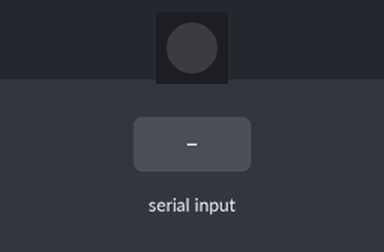
Bench run of a sketch on a simulated ESP32-C6. On the bench: 1 RGB LEDs in strip order, left to right. The inputs (shaded band) are chosen by the test bench. Dim RGB values are drawn brighter than linear; random numbers use the default seed unless the sketch sets one; nothing arrives over Bluetooth unless stated; what the sketch prints to the serial monitor is not drawn.

Above: at 2.8 s.
2.9 s: "ON\n" received over the second serial link
At 4.2 s:
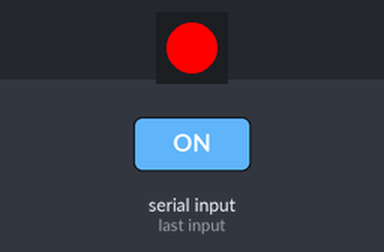
4.5 s: "#90\n" received over the second serial link
At 5.8 s:
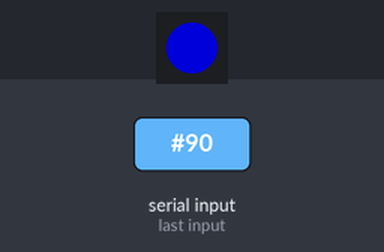
6.5 s: "OFF\n" received over the second serial link
At 7.4 s:
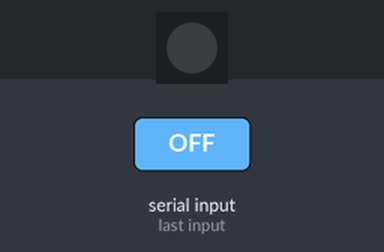
Timing chart, 0 to 9.5 s (numbered marks = the images above; inputs shaded):
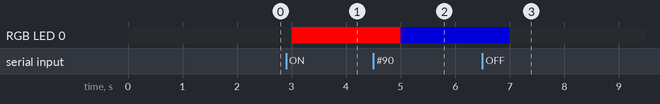

The sketch:

Fase1_c6.ino
```cpp
#include <WiFi.h>           // Incluido aunque no se use, necesario en algunos entornos
#include "BluetoothSerial.h"
#include <Adafruit_NeoPixel.h>

#define LED_PIN 8
#define NUM_LEDS 1

BluetoothSerial SerialBT;
Adafruit_NeoPixel rgb(NUM_LEDS, LED_PIN, NEO_GRB + NEO_KHZ800);

void setup() {
  Serial.begin(115200);
  SerialBT.begin("ESP32C6_BT");
  rgb.begin();
  rgb.show();  // Apaga al inicio
  Serial.println("Bluetooth listo en ESP32-C6. Conéctate desde el celular.");
}

void setColor(int r, int g, int b) {
  rgb.setPixelColor(0, rgb.Color(r, g, b));
  rgb.show();
}

void loop() {
  if (SerialBT.available()) {
    String msg = SerialBT.readStringUntil('\n');
    msg.trim();

    if (msg == "ON") setColor(255, 0, 0);      // Rojo
    else if (msg == "OFF") setColor(0, 0, 0);  // Apagar
    else if (msg.startsWith("#")) {
      long color = strtol(msg.substring(1).c_str(), NULL, 16);
      int r = (color >> 16) & 0xFF;
      int g = (color >> 8) & 0xFF;
      int b = color & 0xFF;
      setColor(r, g, b);
    }
  }

  float temp = 25 + random(-2, 2);
  SerialBT.println(String("Temp: ") + temp + " °C");
  delay(1000);
}
```

Measured:
- after the input at 2.9 s, RGB LED 0: off → RGB(255, 0, 0) after 0.10 s
- after the input at 4.5 s, RGB LED 0: RGB(255, 0, 0) → RGB(0, 0, 144) after 0.50 s
- after the input at 6.5 s, RGB LED 0: RGB(0, 0, 144) → off after 0.50 s
